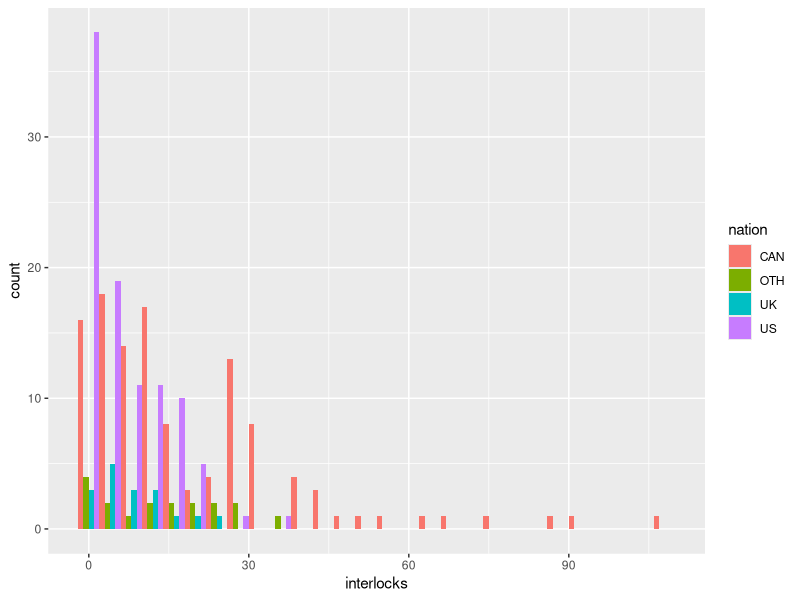
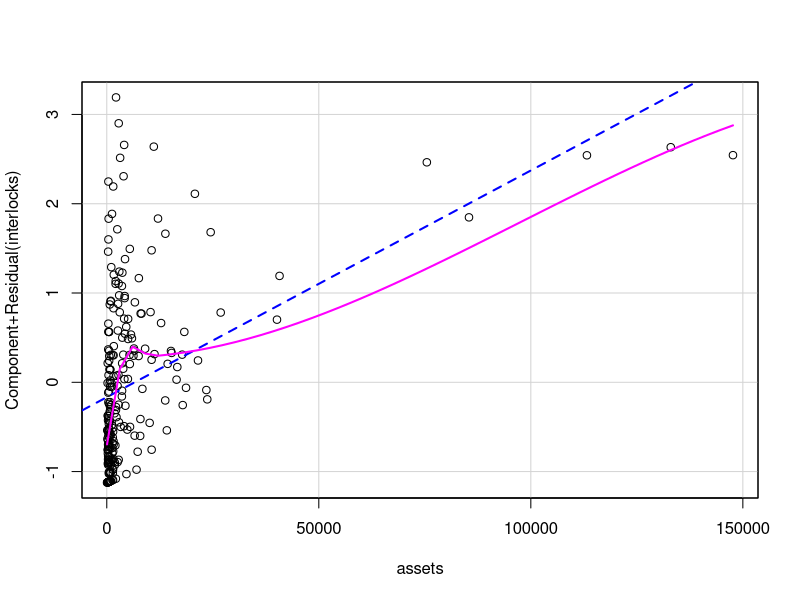
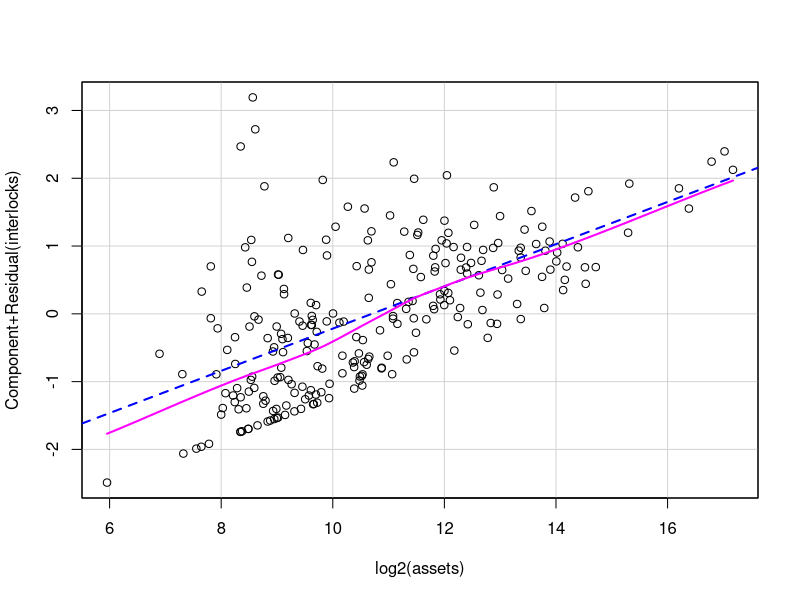
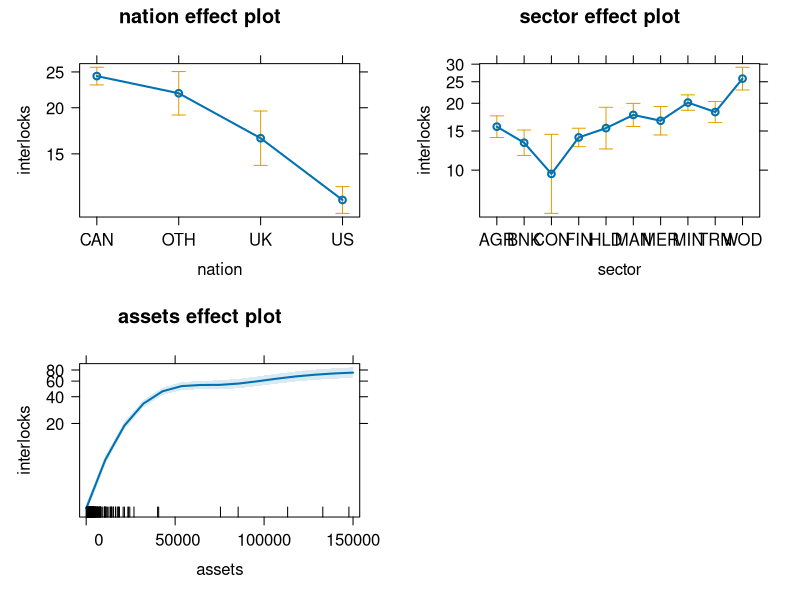

The R script that drew these images, in order: (Note: this script raises an error after producing the figures.)
library(car)

# Ornstein's data (a lot of this analysis is taken from Fox and Weisberg:
# An R companion to Applied Regression)

library(ggplot2)
ggplot(Ornstein,aes(interlocks,fill=nation))+geom_histogram(binwidth=4,position="dodge")

# First model
model1 <- glm(interlocks ~ . , family = poisson, data = Ornstein)
crPlots(model1,"assets")

# Second model
model2<-glm(interlocks~nation+sector+log2(assets),family=poisson,data=Ornstein)
crPlots(model2,"log2(assets)")

# Is there significant evidence for effects?
Anova(model2)

# Effects on response scale:
exp(coef(model2))

# Plotting effects
library(effects)
plot(allEffects(model2,default.levels=50))

# Mean-variance relationship
with(Ornstein,tapply(interlocks,nation,function(x){
  sprintf("mu = %1.2f, var=%1.2f",mean(x),var(x))}))

# Robust standard-error estimation
library(sandwich)
Cov.Matrix<-vcovHC(model2,type="HC0")
std.err<-sqrt(diag(Cov.Matrix))
Robust.Est<-cbind(Estimate=coef(model2),'SE'=std.err,
         'Pr(>|z|)'= 2*pnorm(abs(coef(model2)/std.err), lower.tail=FALSE))

# Test for overdispersion
library(AER)
dispersiontest(model2)

#Tests adjusted for overdispersion
Anova(model2,"F")

# Fitting a quasi-Poisson model
model3<- glm(interlocks ~ log2(assets) + nation + sector, family = quasipoisson,
    data = Ornstein)
summary(model3)


# Fitting a negative binomial model
model4<- glm.nb(interlocks ~ log2(assets) + nation + sector,
       data = Ornstein)
summary(model4)

# Claims Data
# The data is available from this website:
# http://www.businessandeconomics.mq.edu.au/our_departments/Applied_Finance_and_Actuarial_Studies/research/books/GLMsforInsuranceData/data_sets
# Load into Excel and then save as CSV file with name insurance.csv

insurance <- read_csv("insurance.csv")
y<-insurance$claims
N<-insurance$population
x<-insurance$accidents

claim1<-glm(y~log(x)+offset(log(N)),family=poisson)
summary(claim1)

plot(log(x),residuals(claim1,type="pearson"),xlab="log(accidents)",ylab="Pearson residuals",pch=16)

library(AER)
dispersiontest(claim1,trafo=2)

library(MASS)
claim2<-glm.nb(y~log(x)+offset(log(N)))

plot(log(x),residuals(claim2,type="pearson"),xlab="log(accidents)",ylab="Pearson residuals",pch=16)

as.numeric(2*(logLik(claim2)-logLik(claim1)))
